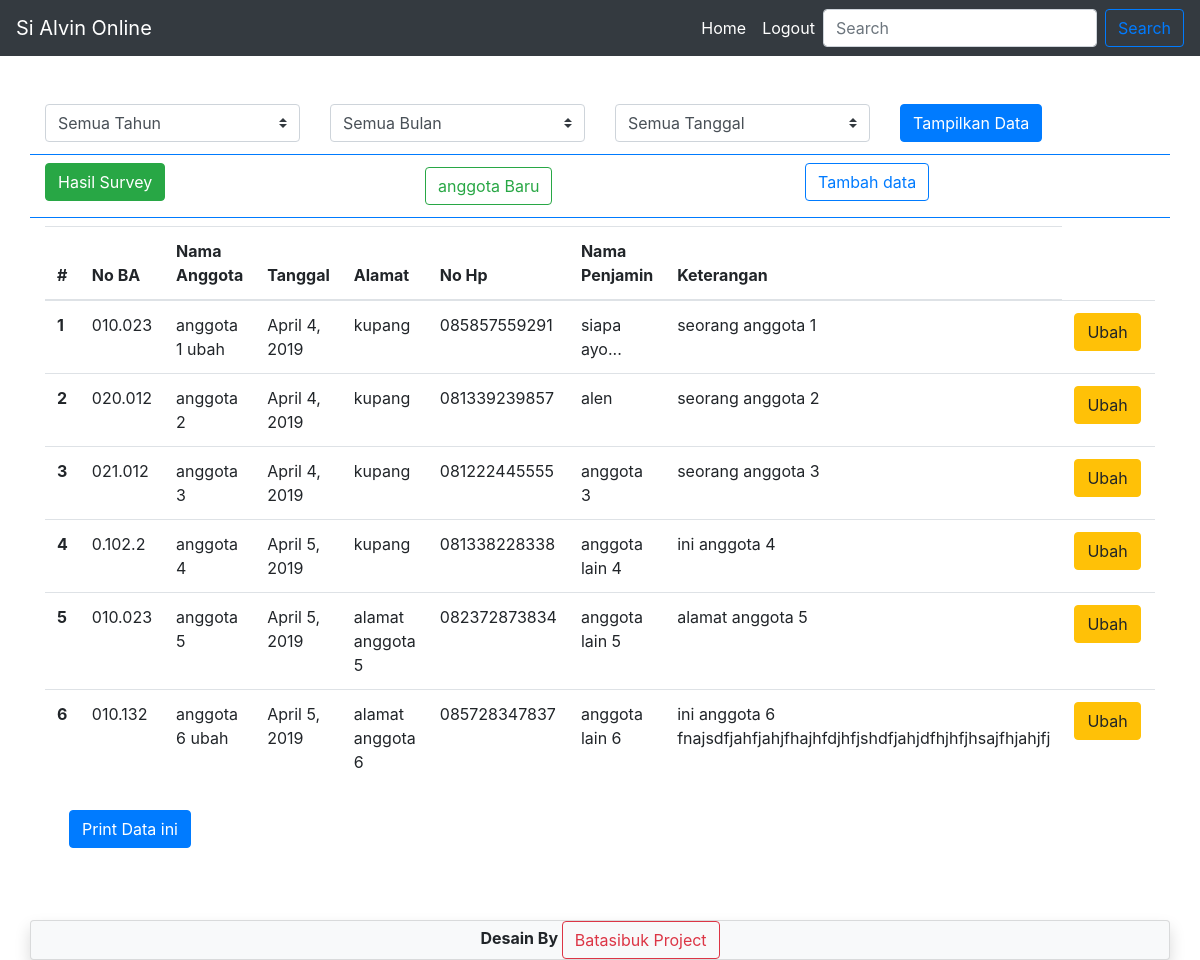
Screenshot of /survey-tambah-anggota/ (signed in) with the database file from the repository.
### anggota/models.py (models this page shows, shortened)
class Anggota(models.Model):
	no_ba=models.CharField(max_length=255)
	nama_anggota=models.CharField(max_length=255)
	alamat=models.TextField()
	no_hp=models.CharField(max_length=13)
	nama_penjamin=models.CharField(max_length=255)
	tanggal=models.DateField(default=datetime.date.today)
	keterangan=models.TextField()
	status=models.IntegerField(choices=status_choice)

### anggota/views.py (the view, shortened to what this page needs)
# urls.py: path('',ListAnggotaView.as_view(),name='home'),
class ListAnggotaView(LoginRequiredMixin,ListView,ExportData):
	model=Anggota
	mode=None
	template_name='list_anggota.html'
	context_object_name='anggota'
	tahun_sekarang=int(time.strftime('%Y'))+1
	extra_context={
		'title':'Survey/TambahAnggota',
		'daf_tanggal':range(1,32),
		'daf_bulan':range(1,13),
		'daf_tahun':range(2016,tahun_sekarang)
	}
	def get_context_data(self,*args,**kwargs):
		context=super().get_context_data(*args,**kwargs)
		status=0
		context['status']=0
		if 'jenis' in self.request.GET and self.request.GET['jenis']== 'anggotabaru':
			status=1
			context['status']=1
		context['anggota']=self.model.objects.filter(status=status)
		if self.mode=='export':
			context['data']=self.export_data_exel(context['anggota'])
		return context
	def get(self,request,*args,**kwargs):
		response=super().get(request,*args,**kwargs)
		context=self.get_context_data()
		if self.mode=='export':
			return context['data']
		return response

### templates/list_anggota.html (shortened to what this page needs)
{% extends "base.html" %}
{% block maincontent %}
	<div class="row mt-5 mb-2 pb-2 border-bottom border-primary">
	<div class="col">
	  <select id="tahun" class="custom-select" >
	    <option value='all'selected>Semua Tahun</option>
  	  </select>
	</div>
	<div class="col mb-1">
	  <select id="bulan" class="custom-select" >
	    <option selected value='all'>Semua Bulan</option>
  	  </select>
  	 </div>
	<div class="col">
	  <select id="tanggal" class="custom-select">
	    <option selected value='all'>Semua Tanggal</option>
  	  </select>
	</div>
		<div class="col">
		  <a href="{% url "anggota:home"%}{% if status %}?jenis=anggotabaru{% endif %}"  id="tgl_data" class="btn btn-primary">Tampilkan Data</a>
		</div>
	</div>
	<div class="row mb-2 mb-2 pb-2 border-bottom border-primary">
		<div class="col">
		<a href="{% url "anggota:home" %}?jenis=survey" class="btn btn{% if status %}-outline{% endif %}-success">
			Hasil Survey
		</a>
	</div>
	<div class="col my-1">
		<a href="{% url "anggota:home" %}?jenis=anggotabaru" class="btn btn{% if not status %}-outline{% endif %}-success">
			anggota Baru
		</a>
	</div>
	<div class="col">
		<a href="{% url "anggota:tambahdata" %}" class="btn btn-outline-primary">
			Tambah data
		</a>
	</div>
	</div>
	<div style="overflow-x:scroll">
	<table class="table">
	  <thead>
	    <tr>
	      <th scope="col">#</th>
	      <th scope="col">No BA</th>
	      <th scope="col">Nama Anggota</th>
	      <th scope="col">Tanggal</th>
	      <th scope="col">Alamat</th>
	      <th scope="col">No Hp</th>
	      <th scope="col">Nama Penjamin</th>
	      <th scope="col">Keterangan</th>
	    </tr>
	  </thead>
	  <tbody>
	  	{% for a in anggota  %}
	  	<tr>
	      <th scope="row">{{forloop.counter}}</th>
	      <td>{{a.no_ba}}</td>
	      <td>{{a.nama_anggota}}</td>
	      <td>{{a.tanggal}}</td>
	      <td>{{a.alamat}}</td>
	      <td>{{a.no_hp}}</td>
	      <td>{{a.nama_penjamin}}</td>
	      <td>{{a.keterangan}}</td>
	      <td>
	      	<a href="{% url "anggota:ubah" a.id %}" class="btn btn-warning">Ubah</a>
	      </td>
	       <td>
	      </td>
	    </tr>
	  	{% endfor %}
	  </tbody>
	</table>
	</div>
	<a href='{% if search_export %}
				{% if status %}
				{% with "anggotabaru" as status_ini%}{% url "anggota:search_exp" status_ini%}{% endwith %}
				{%else%}
				{% with "survey" as status_ini%}{% url "anggota:search_exp" status_ini%}{% endwith %}
				{% endif %}
			{% else %}
				{% url "anggota:export" %}
				{% endif %}?{% for key,value in request.GET.items %}{{key}}={{value}}&{% endfor %}' class="btn btn-primary ml-4 mb-4 mt-2">Print Data ini</a>
{% endblock maincontent %}

### templates/base.html (shortened to what this page needs)
{% load static %}
<!DOCTYPE html>
<html>
<head>
	<link rel="stylesheet" type="text/css" href="{% static "bootstrap.min.css" %}">
</head>
<body>
	{% include "snippets/navbar.html" %}
<div class="container">
	{% block maincontent %}
	{% endblock maincontent %}
</div>
<div class="container card bg-light shadow text-center mt-5">
	<strong>Desain By <a href="https://fb.me/BatasibukProject" class="btn btn-outline-danger">Batasibuk Project</a></strong>
</div>
</body>
</html>

### templates/snippets/navbar.html (shortened to what this page needs)
<nav class="navbar navbar-expand-sm navbar-dark bg-dark">
  <a class="navbar-brand" href="{% url 'home' %}">Si Alvin Online</a>
  <div class="collapse navbar-collapse" id="navbarSupportedContent">
    <ul class="navbar-nav ml-auto">
      <li class="nav-item active">
        <a class="nav-link" href="{% url 'home' %}" >Home</a>
      </li>
      {% if user.is_authenticated %}
        <li class="nav-item active">
          <a class="nav-link" href="{% url "logout" %}" >Logout</a>
        </li>
      {% else %}
     <li class="nav-item active">
        <a class="nav-link" href="{% url "login" %}" >Login</a>
      </li>
      {% endif %}
    </ul>
    <form class="form-inline my-2 my-lg-0" action="" id='form_search'>
      <input class="form-control mr-sm-2" type="search" placeholder="Search" aria-label="Search" name='s'>
      <button class="btn btn-outline-primary my-2 my-sm-0" type="submit">Search</button>
    </form>
  </div>
</nav>

### rows the page displays
Anggota: no_ba "010.023", nama_anggota "anggota 1 ubah", tanggal "April 4, 2019", alamat "kupang", no_hp "085857559291", nama_penjamin "siapa ayo...", keterangan "seorang anggota 1"
Anggota: no_ba "020.012", nama_anggota "anggota 2", tanggal "April 4, 2019", alamat "kupang", no_hp "081339239857", nama_penjamin "alen", keterangan "seorang anggota 2"
Anggota: no_ba "021.012", nama_anggota "anggota 3", tanggal "April 4, 2019", alamat "kupang", no_hp "081222445555", nama_penjamin "anggota 3", keterangan "seorang anggota 3"
Anggota: no_ba "0.102.2", nama_anggota "anggota 4", tanggal "April 5, 2019", alamat "kupang", no_hp "081338228338", nama_penjamin "anggota lain 4", keterangan "ini anggota 4"
Anggota: no_ba "010.023", nama_anggota "anggota 5", tanggal "April 5, 2019", alamat "alamat anggota 5", no_hp "082372873834", nama_penjamin "anggota lain 5", keterangan "alamat anggota 5"
Anggota: no_ba "010.132", nama_anggota "anggota 6 ubah", tanggal "April 5, 2019", alamat "alamat anggota 6", no_hp "085728347837", nama_penjamin "anggota lain 6", keterangan "ini anggota 6 fnajsdfjahfjahjfhajhfdjhfjshdfjahjdfhjhfjhsajfhjahjfj"
